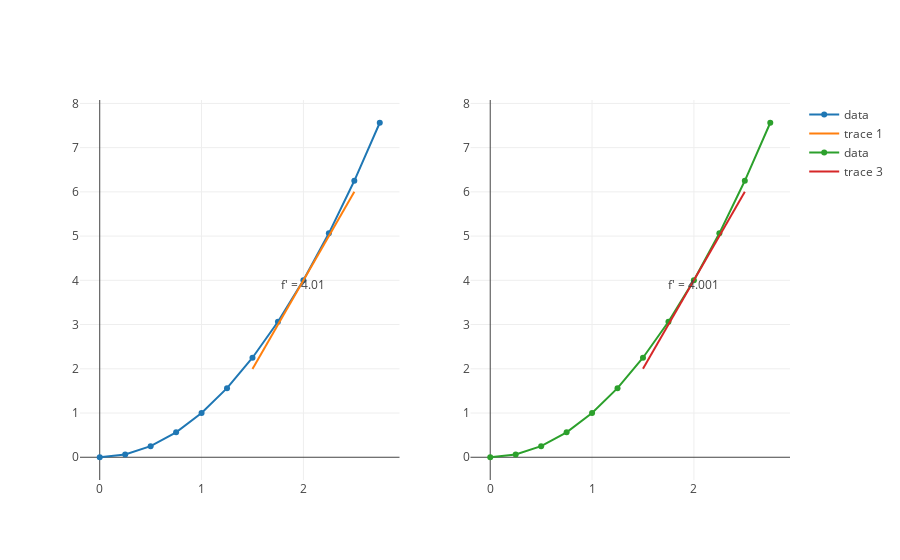

Here is the notebook cell this chart was saved with:
### Markdown cell above
> The graphs above illustrate when $\Delta x = 1$  and when $\Delta x = .1$  The graph to the left, with a smaller $\Delta x$ has a more tangent line.

Let's keep decreasing $\Delta x$ and see if we can approach the derivative even further.

### Code cell
tangent_x_squared_delta_hundredth = derivative_trace(x_squared, 2, 1, .01)
tangent_x_squared_delta_thousandth = derivative_trace(x_squared, 2, 1, .001)
subplots = make_subplots([trace_x_squared_to_three, tangent_x_squared_delta_hundredth], [trace_x_squared_to_three, tangent_x_squared_delta_thousandth])

### Figure 1 — Plotly figure (JSON) as saved in the notebook; plotly's stock layout.template omitted (floating-point values rounded to 4 significant figures)
{"data": [{"mode": "line", "name": "data", "text": [], "type": "scatter", "x": [0, 0.25, 0.5, 0.75, 1, 1.25, 1.5, 1.75, 2, 2.25, 2.5, 2.75], "xaxis": "x1", "y": [0, 0.0625, 0.25, 0.5625, 1, 1.562, 2.25, 3.062, 4, 5.062, 6.25, 7.562], "yaxis": "y1"}, {"mode": "text+lines", "text": ["", "f' = 4.01", ""], "textposition": "bottom", "type": "scatter", "x": [1.5, 2, 2.5], "xaxis": "x1", "y": [1.995, 4, 6.005], "yaxis": "y1"}, {"mode": "line", "name": "data", "text": [], "type": "scatter", "x": [0, 0.25, 0.5, 0.75, 1, 1.25, 1.5, 1.75, 2, 2.25, 2.5, 2.75], "xaxis": "x2", "y": [0, 0.0625, 0.25, 0.5625, 1, 1.562, 2.25, 3.062, 4, 5.062, 6.25, 7.562], "yaxis": "y2"}, {"mode": "text+lines", "text": ["", "f' = 4.001", ""], "textposition": "bottom", "type": "scatter", "x": [1.5, 2, 2.5], "xaxis": "x2", "y": [1.999, 4, 6.001], "yaxis": "y2"}], "layout": {"xaxis1": {"anchor": "y1", "domain": [0, 0.45]}, "xaxis2": {"anchor": "y2", "domain": [0.55, 1]}, "yaxis1": {"anchor": "x1", "domain": [0, 1]}, "yaxis2": {"anchor": "x2", "domain": [0, 1]}}}
